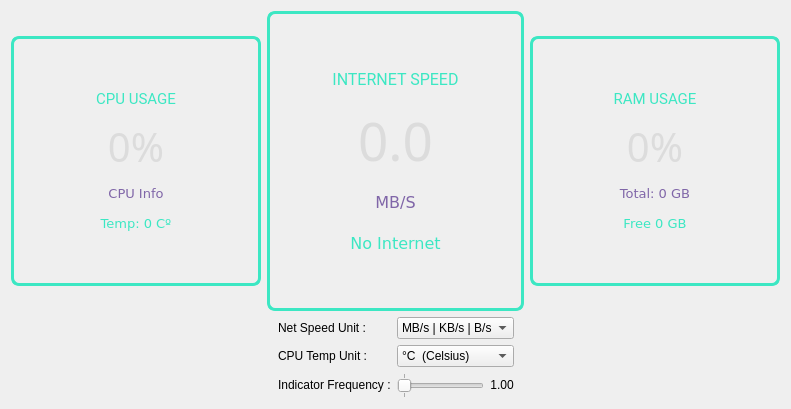
            <widget class="QWidget" name="stackedWidgetPage5">
             <layout class="QVBoxLayout" name="verticalLayout_18">
              <item>
               <layout class="QVBoxLayout" name="verticalLayout_14">
                <item>
                 <layout class="QHBoxLayout" name="horizontalLayout_5">
                  <item>
                   <widget class="QFrame" name="frame_circle_1">
                    <property name="minimumSize">
                     <size>
                      <width>250</width>
                      <height>250</height>
                     </size>
                    </property>
                    <property name="maximumSize">
                     <size>
                      <width>250</width>
                      <height>250</height>
                     </size>
                    </property>
                    <property name="styleSheet">
                     <string notr="true">QFrame{
	border: 3px solid rgb(60, 231, 195);
	border-radius: 8px;
}
QFrame:hover {
	border: 3px solid rgb(105, 95, 148);
}</string>
                    </property>
                    <property name="frameShape">
                     <enum>QFrame::StyledPanel</enum>
                    </property>
                    <property name="frameShadow">
                     <enum>QFrame::Raised</enum>
                    </property>
                    <layout class="QVBoxLayout" name="verticalLayout_21">
                     <property name="spacing">
                      <number>10</number>
                     </property>
                     <property name="leftMargin">
                      <number>10</number>
                     </property>
                     <property name="topMargin">
                      <number>50</number>
                     </property>
                     <property name="rightMargin">
                      <number>10</number>
                     </property>
                     <property name="bottomMargin">
                      <number>50</number>
                     </property>
                     <item>
                      <widget class="QLabel" name="label_cpu">
                       <property name="font">
                        <font>
                         <family>Roboto</family>
                         <pointsize>11</pointsize>
                        </font>
                       </property>
                       <property name="styleSheet">
                        <string notr="true">border: none;
color: rgb(60, 231, 195);</string>
                       </property>
                       <property name="text">
                        <string>CPU USAGE</string>
                       </property>
                       <property name="alignment">
                        <set>Qt::AlignCenter</set>
                       </property>
                      </widget>
                     </item>
                     <item>
                      <widget class="QLabel" name="cpu_usage">
                       <property name="font">
                        <font>
                         <family>Sans Serif</family>
                         <pointsize>30</pointsize>
                        </font>
                       </property>
                       <property name="styleSheet">
                        <string notr="true">border: none;
color: rgb(220,220,220);</string>
                       </property>
                       <property name="text">
                        <string>0%</string>
                       </property>
                       <property name="alignment">
                        <set>Qt::AlignCenter</set>
                       </property>
                      </widget>
                     </item>
                     <item>
                      <widget class="QLabel" name="label_38">
                       <property name="font">
                        <font>
                         <family>DejaVu Sans</family>
                         <pointsize>10</pointsize>
                        </font>
                       </property>
                       <property name="styleSheet">
                        <string notr="true">border: none;
 color: rgb(128, 102, 168);</string>
                       </property>
                       <property name="text">
                        <string>CPU Info</string>
                       </property>
                       <property name="alignment">
                        <set>Qt::AlignCenter</set>
                       </property>
                      </widget>
                     </item>
                     <item>
                      <widget class="QLabel" name="cpu_temp">
                       <property name="font">
                        <font>
                         <family>DejaVu Sans</family>
                         <pointsize>10</pointsize>
                        </font>
                       </property>
                       <property name="styleSheet">
                        <string notr="true">border: none;
color: rgb(60, 231, 195);</string>
                       </property>
                       <property name="text">
                        <string>Temp: 0 Cº</string>
                       </property>
                       <property name="alignment">
                        <set>Qt::AlignCenter</set>
                       </property>
                      </widget>
                     </item>
                    </layout>
                   </widget>
                  </item>
                  <item>
                   <widget class="QFrame" name="frame_circle_2">
                    <property name="minimumSize">
                     <size>
                      <width>257</width>
                      <height>300</height>
                     </size>
                    </property>
                    <property name="maximumSize">
                     <size>
                      <width>300</width>
                      <height>300</height>
                     </size>
                    </property>
                    <property name="styleSheet">
                     <string notr="true">QFrame{
	border: 3px solid rgb(60, 231, 195);
	border-radius: 8px;
}
QFrame:hover {
	border: 3px solid rgb(105, 95, 148);
}</string>
                    </property>
                    <property name="frameShape">
                     <enum>QFrame::StyledPanel</enum>
                    </property>
                    <property name="frameShadow">
                     <enum>QFrame::Raised</enum>
                    </property>
                    <layout class="QVBoxLayout" name="verticalLayout_22">
                     <property name="spacing">
                      <number>10</number>
                     </property>
                     <property name="leftMargin">
                      <number>10</number>
                     </property>
                     <property name="topMargin">
                      <number>50</number>
                     </property>
                     <property name="rightMargin">
                      <number>10</number>
                     </property>
                     <property name="bottomMargin">
                      <number>50</number>
                     </property>
                     <item>
                      <widget class="QLabel" name="label_internet">
                       <property name="font">
                        <font>
                         <family>Roboto</family>
                         <pointsize>12</pointsize>
                        </font>
                       </property>
                       <property name="styleSheet">
                        <string notr="true">border: none;
color: rgb(60, 231, 195);</string>
                       </property>
                       <property name="text">
                        <string>INTERNET SPEED</string>
                       </property>
                       <property name="alignment">
                        <set>Qt::AlignCenter</set>
                       </property>
                      </widget>
                     </item>
                     <item>
                      <widget class="QLabel" name="internet_speed">
                       <property name="font">
                        <font>
                         <family>Sans Serif</family>
                         <pointsize>40</pointsize>
                        </font>
                       </property>
                       <property name="styleSheet">
                        <string notr="true">border: none;
color: rgb(220,220,220);</string>
                       </property>
                       <property name="text">
                        <string>0.0</string>
                       </property>
                       <property name="alignment">
                        <set>Qt::AlignCenter</set>
                       </property>
                      </widget>
                     </item>
                     <item>
                      <widget class="QLabel" name="internet_unit">
                       <property name="font">
                        <font>
                         <family>DejaVu Sans</family>
                         <pointsize>12</pointsize>
                        </font>
                       </property>
                       <property name="styleSheet">
                        <string notr="true">border: none;
 color: rgb(128, 102, 168);</string>
                       </property>
                       <property name="text">
                        <string>MB/S</string>
                       </property>
                       <property name="alignment">
                        <set>Qt::AlignCenter</set>
                       </property>
                      </widget>
                     </item>
                     <item>
                      <widget class="QLabel" name="internet_connection">
                       <property name="font">
                        <font>
                         <family>DejaVu Sans</family>
                         <pointsize>12</pointsize>
                        </font>
                       </property>
                       <property name="styleSheet">
                        <string notr="true">border: none;
color: rgb(60, 231, 195);</string>
                       </property>
                       <property name="text">
                        <string>No Internet</string>
                       </property>
                       <property name="alignment">
                        <set>Qt::AlignCenter</set>
                       </property>
                      </widget>
                     </item>
                    </layout>
                    <zorder>internet_speed</zorder>
                    <zorder>internet_unit</zorder>
                    <zorder>internet_connection</zorder>
                    <zorder>label_internet</zorder>
                   </widget>
                  </item>
                  <item>
                   <widget class="QFrame" name="frame_circle_3">
                    <property name="minimumSize">
                     <size>
                      <width>250</width>
                      <height>250</height>
                     </size>
                    </property>
                    <property name="maximumSize">
                     <size>
                      <width>250</width>
                      <height>250</height>
                     </size>
                    </property>
                    <property name="styleSheet">
                     <string notr="true">QFrame{
	border: 3px solid rgb(60, 231, 195);
	border-radius: 8px;
}
QFrame:hover {
	border: 3px solid rgb(105, 95, 148);
}</string>
                    </property>
                    <property name="frameShape">
                     <enum>QFrame::StyledPanel</enum>
                    </property>
                    <property name="frameShadow">
                     <enum>QFrame::Raised</enum>
                    </property>
                    <layout class="QVBoxLayout" name="verticalLayout_23">
                     <property name="spacing">
                      <number>10</number>
                     </property>
                     <property name="leftMargin">
                      <number>10</number>
                     </property>
                     <property name="topMargin">
                      <number>50</number>
                     </property>
                     <property name="rightMargin">
                      <number>10</number>
                     </property>
                     <property name="bottomMargin">
                      <number>50</number>
                     </property>
                     <item>
                      <widget class="QLabel" name="label_ram">
                       <property name="font">
                        <font>
                         <family>Roboto</family>
                         <pointsize>11</pointsize>
                        </font>
                       </property>
                       <property name="styleSheet">
                        <string notr="true">border: none;
color: rgb(60, 231, 195);</string>
                       </property>
                       <property name="text">
                        <string>RAM USAGE</string>
                       </property>
                       <property name="alignment">
                        <set>Qt::AlignCenter</set>
                       </property>
                      </widget>
                     </item>
                     <item>
                      <widget class="QLabel" name="ram_usage">
                       <property name="font">
                        <font>
                         <family>Sans Serif</family>
                         <pointsize>30</pointsize>
                        </font>
                       </property>
                       <property name="styleSheet">
                        <string notr="true">border: none;
color: rgb(220,220,220);</string>
                       </property>
                       <property name="text">
                        <string>0%</string>
                       </property>
                       <property name="alignment">
                        <set>Qt::AlignCenter</set>
                       </property>
                      </widget>
                     </item>
                     <item>
                      <widget class="QLabel" name="ram_total">
                       <property name="font">
                        <font>
                         <family>DejaVu Sans</family>
                         <pointsize>10</pointsize>
                        </font>
                       </property>
                       <property name="styleSheet">
                        <string notr="true">border: none;
 color: rgb(128, 102, 168);</string>
                       </property>
                       <property name="text">
                        <string>Total: 0 GB</string>
                       </property>
                       <property name="alignment">
                        <set>Qt::AlignCenter</set>
                       </property>
                      </widget>
                     </item>
                     <item>
                      <widget class="QLabel" name="ram_free">
                       <property name="font">
                        <font>
                         <family>DejaVu Sans</family>
                         <pointsize>10</pointsize>
                        </font>
                       </property>
                       <property name="styleSheet">
                        <string notr="true">border: none;
color: rgb(60, 231, 195);</string>
                       </property>
                       <property name="text">
                        <string>Free 0 GB</string>
                       </property>
                       <property name="alignment">
                        <set>Qt::AlignCenter</set>
                       </property>
                      </widget>
                     </item>
                    </layout>
                   </widget>
                  </item>
                 </layout>
                </item>
               </layout>
              </item>
              <item>
               <layout class="QGridLayout" name="gridLayout_12">
                <item row="2" column="1">
                 <widget class="QLabel" name="label_23">
                  <property name="sizePolicy">
                   <sizepolicy hsizetype="Preferred" vsizetype="Fixed">
                    <horstretch>0</horstretch>
                    <verstretch>0</verstretch>
                   </sizepolicy>
                  </property>
                  <property name="layoutDirection">
                   <enum>Qt::LeftToRight</enum>
                  </property>
                  <property name="autoFillBackground">
                   <bool>false</bool>
                  </property>
                  <property name="styleSheet">
                   <string notr="true"/>
                  </property>
                  <property name="text">
                   <string>Indicator Frequency :</string>
                  </property>
                  <property name="alignment">
                   <set>Qt::AlignLeading|Qt::AlignLeft|Qt::AlignVCenter</set>
                  </property>
                 </widget>
                </item>
                <item row="2" column="0">
                 <spacer name="horizontalSpacer_5">
                  <property name="orientation">
                   <enum>Qt::Horizontal</enum>
                  </property>
                  <property name="sizeType">
                   <enum>QSizePolicy::Expanding</enum>
                  </property>
                  <property name="sizeHint" stdset="0">
                   <size>
                    <width>40</width>
                    <height>20</height>
                   </size>
                  </property>
                 </spacer>
                </item>
                <item row="2" column="5">
                 <spacer name="horizontalSpacer_20">
                  <property name="orientation">
                   <enum>Qt::Horizontal</enum>
                  </property>
                  <property name="sizeType">
                   <enum>QSizePolicy::Expanding</enum>
                  </property>
                  <property name="sizeHint" stdset="0">
                   <size>
                    <width>130</width>
                    <height>20</height>
                   </size>
                  </property>
                 </spacer>
                </item>
                <item row="2" column="4">
                 <widget class="QLabel" name="frequency_label">
                  <property name="sizePolicy">
                   <sizepolicy hsizetype="Fixed" vsizetype="Fixed">
                    <horstretch>0</horstretch>
                    <verstretch>0</verstretch>
                   </sizepolicy>
                  </property>
                  <property name="styleSheet">
                   <string notr="true"/>
                  </property>
                  <property name="text">
                   <string>1.00</string>
                  </property>
                  <property name="alignment">
                   <set>Qt::AlignCenter</set>
                  </property>
                 </widget>
                </item>
                <item row="0" column="0">
                 <spacer name="horizontalSpacer_2">
                  <property name="orientation">
                   <enum>Qt::Horizontal</enum>
                  </property>
                  <property name="sizeType">
                   <enum>QSizePolicy::Expanding</enum>
                  </property>
                  <property name="sizeHint" stdset="0">
                   <size>
                    <width>40</width>
                    <height>20</height>
                   </size>
                  </property>
                 </spacer>
                </item>
                <item row="0" column="1">
                 <widget class="QLabel" name="label_20">
                  <property name="sizePolicy">
                   <sizepolicy hsizetype="Preferred" vsizetype="Fixed">
                    <horstretch>0</horstretch>
                    <verstretch>0</verstretch>
                   </sizepolicy>
                  </property>
                  <property name="layoutDirection">
                   <enum>Qt::LeftToRight</enum>
                  </property>
                  <property name="styleSheet">
                   <string notr="true"/>
                  </property>
                  <property name="text">
                   <string>Net Speed Unit :  </string>
                  </property>
                  <property name="alignment">
                   <set>Qt::AlignLeading|Qt::AlignLeft|Qt::AlignVCenter</set>
                  </property>
                 </widget>
                </item>
                <item row="1" column="1">
                 <widget class="QLabel" name="label_45">
                  <property name="sizePolicy">
                   <sizepolicy hsizetype="Preferred" vsizetype="Fixed">
                    <horstretch>0</horstretch>
                    <verstretch>0</verstretch>
                   </sizepolicy>
                  </property>
                  <property name="layoutDirection">
                   <enum>Qt::LeftToRight</enum>
                  </property>
                  <property name="styleSheet">
                   <string notr="true"/>
                  </property>
                  <property name="text">
                   <string>CPU Temp Unit :  </string>
                  </property>
                  <property name="alignment">
                   <set>Qt::AlignLeading|Qt::AlignLeft|Qt::AlignVCenter</set>
                  </property>
                 </widget>
                </item>
                <item row="1" column="0">
                 <spacer name="horizontalSpacer_22">
                  <property name="orientation">
                   <enum>Qt::Horizontal</enum>
                  </property>
                  <property name="sizeType">
                   <enum>QSizePolicy::Expanding</enum>
                  </property>
                  <property name="sizeHint" stdset="0">
                   <size>
                    <width>40</width>
                    <height>20</height>
                   </size>
                  </property>
                 </spacer>
                </item>
                <item row="1" column="5">
                 <spacer name="horizontalSpacer_24">
                  <property name="orientation">
                   <enum>Qt::Horizontal</enum>
                  </property>
                  <property name="sizeType">
                   <enum>QSizePolicy::Expanding</enum>
                  </property>
                  <property name="sizeHint" stdset="0">
                   <size>
                    <width>130</width>
                    <height>20</height>
                   </size>
                  </property>
                 </spacer>
                </item>
                <item row="1" column="2" colspan="3">
                 <widget class="QComboBox" name="comboBox_cpu_temp">
                  <property name="sizePolicy">
                   <sizepolicy hsizetype="Preferred" vsizetype="Fixed">
                    <horstretch>0</horstretch>
                    <verstretch>0</verstretch>
                   </sizepolicy>
                  </property>
                  <property name="minimumSize">
                   <size>
                    <width>0</width>
                    <height>0</height>
                   </size>
                  </property>
                  <property name="styleSheet">
                   <string notr="true"/>
                  </property>
                  <item>
                   <property name="text">
                    <string>°C  (Celsius)</string>
                   </property>
                   <property name="icon">
                    <iconset resource="resource.qrc">
                     <normaloff>:/myresource/resource/icons8-expand-arrow-100.png</normaloff>:/myresource/resource/icons8-expand-arrow-100.png</iconset>
                   </property>
                  </item>
                  <item>
                   <property name="text">
                    <string>°F  (Fahrenheit)</string>
                   </property>
                   <property name="icon">
                    <iconset resource="resource.qrc">
                     <normaloff>:/myresource/resource/icons8-expand-arrow-100.png</normaloff>:/myresource/resource/icons8-expand-arrow-100.png</iconset>
                   </property>
                  </item>
                 </widget>
                </item>
                <item row="2" column="2" colspan="2">
                 <widget class="QSlider" name="horizontalSlider_freq">
                  <property name="sizePolicy">
                   <sizepolicy hsizetype="Preferred" vsizetype="Fixed">
                    <horstretch>0</horstretch>
                    <verstretch>0</verstretch>
                   </sizepolicy>
                  </property>
                  <property name="cursor">
                   <cursorShape>PointingHandCursor</cursorShape>
                  </property>
                  <property name="styleSheet">
                   <string notr="true"/>
                  </property>
                  <property name="minimum">
                   <number>1</number>
                  </property>
                  <property name="maximum">
                   <number>6</number>
                  </property>
                  <property name="singleStep">
                   <number>1</number>
                  </property>
                  <property name="orientation">
                   <enum>Qt::Horizontal</enum>
                  </property>
                  <property name="tickPosition">
                   <enum>QSlider::TicksBothSides</enum>
                  </property>
                 </widget>
                </item>
                <item row="0" column="5">
                 <spacer name="horizontalSpacer_25">
                  <property name="orientation">
                   <enum>Qt::Horizontal</enum>
                  </property>
                  <property name="sizeType">
                   <enum>QSizePolicy::Expanding</enum>
                  </property>
                  <property name="sizeHint" stdset="0">
                   <size>
                    <width>130</width>
                    <height>20</height>
                   </size>
                  </property>
                 </spacer>
                </item>
                <item row="0" column="2" colspan="3">
                 <widget class="QComboBox" name="comboBox_speed_unit">
                  <property name="sizePolicy">
                   <sizepolicy hsizetype="Preferred" vsizetype="Fixed">
                    <horstretch>0</horstretch>
                    <verstretch>0</verstretch>
                   </sizepolicy>
                  </property>
                  <property name="minimumSize">
                   <size>
                    <width>0</width>
                    <height>0</height>
                   </size>
                  </property>
                  <property name="styleSheet">
                   <string notr="true"/>
                  </property>
                  <item>
                   <property name="text">
                    <string>MB/s | KB/s | B/s</string>
                   </property>
                   <property name="icon">
                    <iconset resource="resource.qrc">
                     <normaloff>:/myresource/resource/icons8-expand-arrow-100.png</normaloff>:/myresource/resource/icons8-expand-arrow-100.png</iconset>
                   </property>
                  </item>
                  <item>
                   <property name="text">
                    <string>mb/s | kb/s | b/s</string>
                   </property>
                   <property name="icon">
                    <iconset resource="resource.qrc">
                     <normaloff>:/myresource/resource/icons8-expand-arrow-100.png</normaloff>:/myresource/resource/icons8-expand-arrow-100.png</iconset>
                   </property>
                  </item>
                 </widget>
                </item>
               </layout>
              </item>
             </layout>
            </widget>
